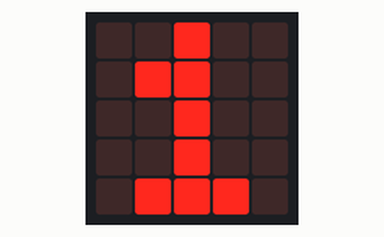
This program was run on a simulated BBC micro:bit (MakeCode). On the bench: the board's 5×5 LED display. Random numbers come from a fixed seed; the run ends where the board's game-over animation would start. At 4.0 s the program stops and its outputs stay as they are.

Above: at 0.1 s.
At 0.8 s:
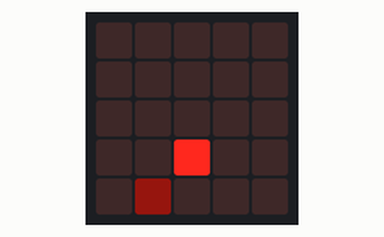
At 1.6 s:
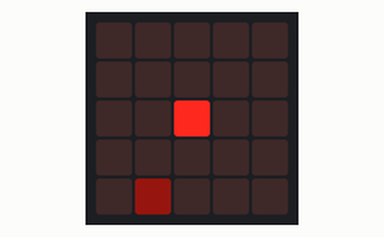
At 2.4 s:
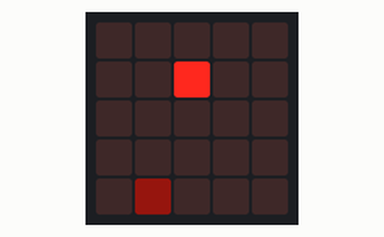
At 3.3 s:
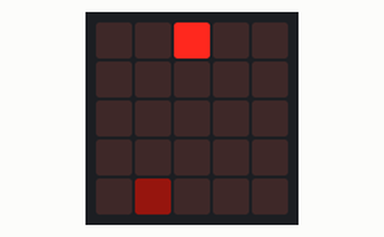

The program:

main.ts
```typescript
radio.onReceivedValue(function (name, value) {
    if (name == "x") {
        joystic_x = value
    } else if (name == "y") {
        joystic_y = value
    }
})
let checkY = 0
let checkX = 0
let fStop = false
let py = 0
let px = 0
let preDy = 0
let preDx = 0
let isSouth = false
let isNorth = false
let isWest = false
let isEast = false
let acc_y = 0
let acc_x = 0
let joystic_y = 0
let joystic_x = 0
let snakeY: number[] = []
let snakeX: number[] = []
radio.setGroup(103)
snakeX.insertAt(0, 2)
snakeY.insertAt(0, 4)
let foodX = randint(0, 4)
let foodY = randint(0, 4)
led.plotBrightness(foodX, foodY, 21)
let dx = 0
let dy = -1
let score = 0
let timeDelayGame = 800
let levelGame = 1
basic.showNumber(levelGame)
basic.forever(function () {
    if (snakeX.length == 20) {
        basic.pause(2000)
        snakeX = [2]
        snakeY = [4]
        foodX = randint(0, 4)
        foodY = randint(0, 4)
        dx = 0
        dy = -1
        timeDelayGame = timeDelayGame - 200
        if (timeDelayGame < 200) {
            timeDelayGame = 200
        }
        levelGame = levelGame + 1
        basic.showNumber(levelGame)
        basic.clearScreen()
    }
    acc_x = joystic_x
    acc_y = joystic_y
    isEast = acc_x > 256
    isWest = acc_x < -256
    isNorth = acc_y < -256
    isSouth = acc_y > 256
    preDx = dx
    preDy = dy
    if (isEast) {
        dx = 1
        dy = 0
    } else if (isNorth) {
        dx = 0
        dy = -1
    } else if (isSouth) {
        dx = 0
        dy = 1
    } else if (isWest) {
        dx = -1
        dy = 0
    }
    px = snakeX[snakeX.length - 1] + dx
    py = snakeY[snakeX.length - 1] + dy
    if (snakeX.length > 1) {
        if (px == snakeX[snakeX.length - 2] && py == snakeY[snakeY.length - 2]) {
            px = snakeX[snakeX.length - 1] + preDx
            py = snakeY[snakeX.length - 1] + preDy
        }
    }
    if (px == foodX && py == foodY) {
        score = score + 1
        game.setScore(score)
        snakeX.insertAt(snakeX.length, foodX)
        snakeY.insertAt(snakeY.length, foodY)
        // while (1) { foodX = Math.random(5) foodY = Math.random(5) let fStop = false for (let index2 = 0; index2 <= snakeX.length - 1; index2++) { if (foodX != snakeX[index2] && foodY != snakeY[index2]) { fStop = true; break; } if (fStop == true) break; } }foodX = Math.random(5)
        // foodY = Math.random(5)
        //
        led.plotBrightness(foodX, foodY, 255)
        fStop = false
        while (fStop == false) {
            foodX = randint(0, 4)
            foodY = randint(0, 4)
            fStop = true
            for (let index = 0; index <= snakeX.length - 1; index++) {
                checkX = snakeX[index]
                checkY = snakeY[index]
                if (checkX == foodX && checkY == foodY) {
                    fStop = false
                }
            }
        }
    } else {
        if (px < 0 || px > 4 || (py < 0 || py > 4)) {
            game.gameOver()
        }
        for (let index2 = 0; index2 <= snakeX.length - 2; index2++) {
            if (px == snakeX[index2] && py == snakeY[index2]) {
                game.gameOver()
            }
        }
        for (let index3 = 0; index3 <= snakeX.length - 2; index3++) {
            snakeX[index3] = snakeX[index3 + 1]
            snakeY[index3] = snakeY[index3 + 1]
        }
        snakeX[snakeX.length - 1] = px
        snakeY[snakeX.length - 1] = py
    }
    basic.clearScreen()
    for (let index4 = 0; index4 <= snakeX.length - 1; index4++) {
        led.plot(snakeX[index4], snakeY[index4])
    }
    // while (1) { foodX = Math.random(5) foodY = Math.random(5) let fStop = false for (let index2 = 0; index2 <= snakeX.length - 1; index2++) { if (foodX != snakeX[index2] && foodY != snakeY[index2]) { fStop = true; break; } if (fStop == true) break; } }foodX = Math.random(5)
    // foodY = Math.random(5)
    //
    led.plotBrightness(foodX, foodY, 21)
    basic.pause(timeDelayGame)
})
```

test.ts
```typescript
// tests gaan hier; deze zal niet worden gecompileerd wanneer dit pakket wordt gebruikt als extensie.
```

Measured:
- what the display in image 1 shows lasts 0.8 s, from 0.8 s to 1.6 s
